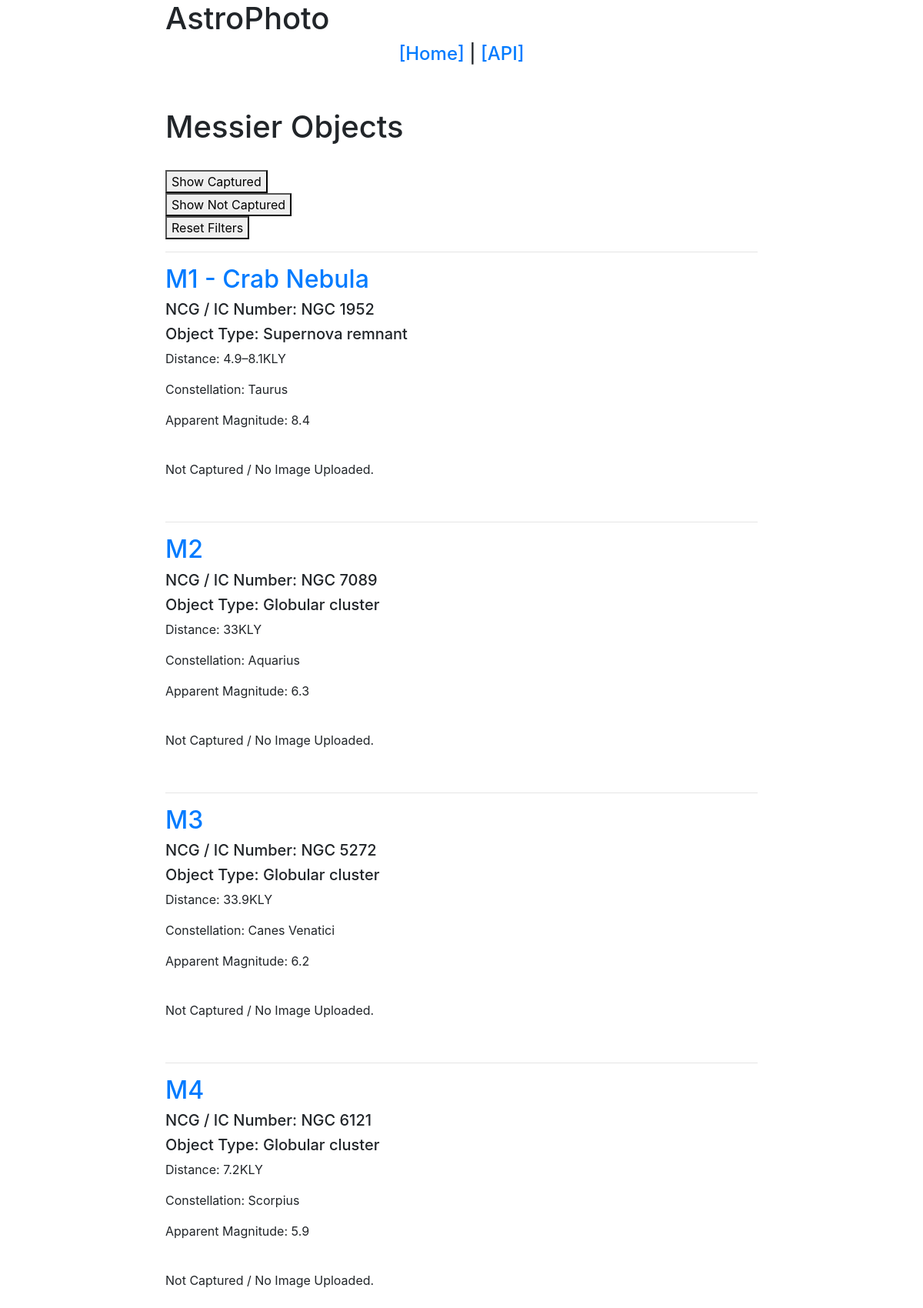
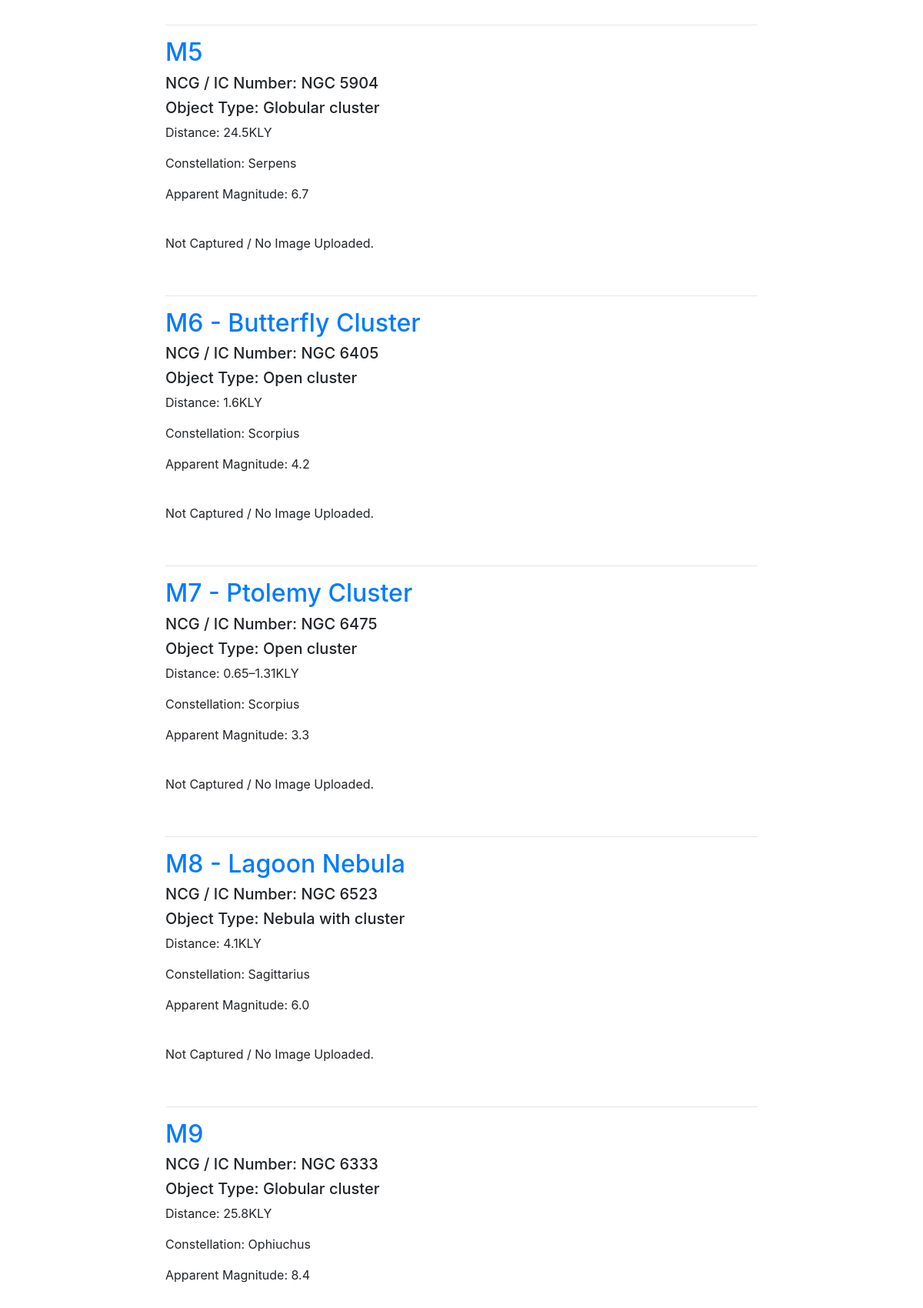
Screenshot of /messier_objects (upper part) with the database file from the repository (2 pictures, top to bottom).
### messier_objects/models.py (models this page shows, shortened)
class MessierObject(models.Model):
    messier_number = models.IntegerField(unique=True)
    name = models.CharField(max_length=255, blank=True, null=True)
    ncg_or_ic_number = models.CharField(max_length=25)
    object_type = models.CharField(max_length=255)
    distance_kly = models.CharField(max_length=25)
    constellation = models.CharField(max_length=50)
    apparent_magnitude = models.FloatField(null=True)
    photo = models.ImageField(
        upload_to='messier_objects', blank=True, null=True)
    captured = models.BooleanField(default=False)
    capture_date = models.DateField(blank=True, null=True)
    class Meta:
        ordering = ('messier_number',)

### frontend/views.py (the view)
# urls.py: path('messier_objects', views.mes_obj_overview, name='mes_obj_overview'),
def mes_obj_overview(request):
    if request.method == 'POST':
        list_of_mes_obj = overview_post_request(request)
    else:
        list_of_mes_obj = MessierObject.objects.all()
    context = {
        "list_of_mes_obj": list_of_mes_obj
    }
    return render(request,
                  'api_frontends/messier_objects_overview.html', context)

### templates/api_frontends/messier_objects_overview.html
{% extends 'base.html' %}
{% block content %}
<h1>Messier Objects</h1>
<br>
{% include 'partials/_filter_captured_form.html' %}
<hr>
{% if list_of_mes_obj %}
    {% for mes_obj in list_of_mes_obj %}
        <h2><a href="{% url 'mes_obj_detail' mes_obj.messier_number %}">M{{ mes_obj.messier_number }}
            {% if mes_obj.name %}
                - {{ mes_obj.name }}</a></h2>
            {% else %}
                </a></h2>
            {% endif %}
        <h5>NCG / IC Number: {{ mes_obj.ncg_or_ic_number }}</h5>
        <h5>Object Type: {{ mes_obj.object_type }}</h5>
        <p>Distance: {{ mes_obj.distance_kly }}KLY</p>
        <p>Constellation: {{ mes_obj.constellation }}</p>
        <p>Apparent Magnitude: {{ mes_obj.apparent_magnitude }}</p>
        <br>
        {% if mes_obj.captured %}
        {% if mes_obj.capture_date %}
        <p>Captured: {{ mes_obj.capture_date }}</p>
        {% else %}
        <p>No capture date set.</p>
        {% endif %}
            <a href="{% url 'mes_obj_detail' mes_obj.messier_number %}"><img src="{{ mes_obj.photo.url }}" width="1240"></a>
        {% else %}
            <p>Not Captured / No Image Uploaded.</p>
        {% endif %}
        <br>
        <hr>
    {% endfor %}
{% else %}
<h3>Nothing here yet. <br> <br>
Either add data through the api or admin area, or change your filtering.</h3>
{% endif %}
{% endblock %}

### templates/base.html (shortened to what this page needs)
{% load static %}
<!DOCTYPE html>
<html lang="en">
  <head>
    <link rel="stylesheet" href="https://stackpath.bootstrapcdn.com/bootstrap/4.5.0/css/bootstrap.min.css">
  </head>
  <body>
    <div class="container-fluid">
      <div class="row">
        <div class="col-2">
        </div>
        <div class="col-8">
          <h1 class="blog_title">AstroPhoto</h1>
          <div class="container text-center">
            <h4 id="navbar">
              <a href="{% url 'index' %}">[Home]</a> |
              <a href="/api/">[API]</a>
            </h4>
          </div>
          <br>
          <br>
          {% block content %} {% endblock %}
        </div>
      </div>
  </body>
</html>

### templates/partials/_filter_captured_form.html (shortened to what this page needs)
<form method="POST" class="form-group">
  <button name="captured_only_button" type="submit">Show Captured</button><br />
  <button name="not_captured_only_button" type="submit">
    Show Not Captured
  </button>
  <br />
  <button name="reset_filters_button" type="submit">Reset Filters</button><br />
</form>

### rows the page displays
MessierObject: messier_number "1", name "Crab Nebula", ncg_or_ic_number "NGC 1952", object_type "Supernova remnant", distance_kly "4.9–8.1", constellation "Taurus", apparent_magnitude "8.4", captured "Not Captured / No Image Uploaded."
MessierObject: messier_number "2", ncg_or_ic_number "NGC 7089", object_type "Globular cluster", distance_kly "33", constellation "Aquarius", apparent_magnitude "6.3", captured "Not Captured / No Image Uploaded."
MessierObject: messier_number "3", ncg_or_ic_number "NGC 5272", object_type "Globular cluster", distance_kly "33.9", constellation "Canes Venatici", apparent_magnitude "6.2", captured "Not Captured / No Image Uploaded."
MessierObject: messier_number "4", ncg_or_ic_number "NGC 6121", object_type "Globular cluster", distance_kly "7.2", constellation "Scorpius", apparent_magnitude "5.9", captured "Not Captured / No Image Uploaded."
MessierObject: messier_number "5", ncg_or_ic_number "NGC 5904", object_type "Globular cluster", distance_kly "24.5", constellation "Serpens", apparent_magnitude "6.7", captured "Not Captured / No Image Uploaded."
MessierObject: messier_number "6", name "Butterfly Cluster", ncg_or_ic_number "NGC 6405", object_type "Open cluster", distance_kly "1.6", constellation "Scorpius", apparent_magnitude "4.2", captured "Not Captured / No Image Uploaded."
MessierObject: messier_number "7", name "Ptolemy Cluster", ncg_or_ic_number "NGC 6475", object_type "Open cluster", distance_kly "0.65–1.31", constellation "Scorpius", apparent_magnitude "3.3", captured "Not Captured / No Image Uploaded."
MessierObject: messier_number "8", name "Lagoon Nebula", ncg_or_ic_number "NGC 6523", object_type "Nebula with cluster", distance_kly "4.1", constellation "Sagittarius", apparent_magnitude "6.0", captured "Not Captured / No Image Uploaded."
MessierObject: messier_number "9", ncg_or_ic_number "NGC 6333", object_type "Globular cluster", distance_kly "25.8", constellation "Ophiuchus", apparent_magnitude "8.4"
